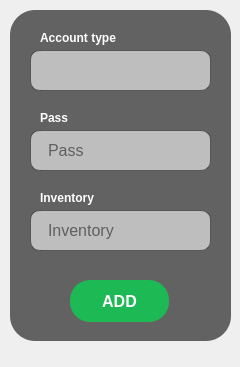
<?xml version="1.0" encoding="UTF-8"?>
<ui version="4.0">
 <class>newCard</class>
 <widget class="QMainWindow" name="newCard">
  <property name="geometry">
   <rect>
    <x>0</x>
    <y>0</y>
    <width>240</width>
    <height>367</height>
   </rect>
  </property>
  <property name="windowTitle">
   <string>MainWindow</string>
  </property>
  <widget class="QWidget" name="centralwidget">
   <widget class="QWidget" name="widget" native="true">
    <property name="geometry">
     <rect>
      <x>10</x>
      <y>10</y>
      <width>221</width>
      <height>331</height>
     </rect>
    </property>
    <property name="styleSheet">
     <string notr="true">QWidget {
    background-color: rgba(0, 0, 0, 150);
border-radius: 25px;
}
</string>
    </property>
    <widget class="QPushButton" name="pushButton_2">
     <property name="geometry">
      <rect>
       <x>60</x>
       <y>270</y>
       <width>99</width>
       <height>42</height>
      </rect>
     </property>
     <property name="sizePolicy">
      <sizepolicy hsizetype="Fixed" vsizetype="Fixed">
       <horstretch>0</horstretch>
       <verstretch>0</verstretch>
      </sizepolicy>
     </property>
     <property name="styleSheet">
      <string notr="true">QPushButton {
    background-color: #1DB954;
    color: white;
    border: none;
    border-radius: 20px;
    padding: 10px 20px;
    font-size: 16px;
    font-weight: bold;
    box-shadow: 0 4px 10px rgba(0, 0, 0, 0.1);
    transition: background-color 0.3s ease;
}

QPushButton:hover {
    background-color: #A90707;
}

QPushButton:pressed {
    background-color: #0b6623;
}
</string>
     </property>
     <property name="text">
      <string>ADD</string>
     </property>
    </widget>
    <widget class="QComboBox" name="type_2">
     <property name="geometry">
      <rect>
       <x>20</x>
       <y>40</y>
       <width>181</width>
       <height>41</height>
      </rect>
     </property>
     <property name="styleSheet">
      <string notr="true">/* Base style for QComboBox */
QComboBox {
    padding: 10px 10px; /* Adds internal padding for a comfortable text area */
    font-size: 16px; /* Sets the font size of the text */
    border-radius: 10px; /* Rounds the corners of the QComboBox */
    border: 0.5px solid rgba(0, 0, 0, 100); /* Sets an initial transparent border */
    background-color: rgba(255, 255, 255, 150); /* Sets the background color to white */
    background-clip: padding-box; /* Ensures background color stays within padding */
    background-origin: padding-box; /* Ensures background origin starts within padding */
    box-shadow: 0 4px 10px rgba(0, 0, 0, 0.1); /* Adds a subtle shadow for a floating effect */
    selection-background-color: rgba(255, 255, 255, 200); /* Sets selection background color */
    transition: all 0.3s ease; /* Smooth transition for all properties */
}

/* Style for QComboBox when it is dropped down */
QComboBox::drop-down {
    border: none; /* No border for the drop-down arrow */
}

/* Style for QComboBox when it is focused */
QComboBox:focus {
    border: 3px solid #ffffff; /* Changes border color to light blue on focus */
    box-shadow: 0 4px 10px rgba(0, 191, 255, 0.3); /* Enhances shadow to give a glowing effect on focus */
    background-color: rgba(255, 255, 255, 200); /* Changes background color to a very light blue on focus */
}

/* Style for the placeholder text inside QComboBox */
QComboBox::placeholder {
    color: #aaa; /* Sets the placeholder text color to light gray */
    opacity: 0.8; /* Makes the placeholder text slightly transparent */
    /* Center-align the placeholder text */
    text-align: center;
    /* Vertically center the placeholder text */
    padding-top: 6px;
}

/* Center the drop-down arrow */
QComboBox::down-arrow {
    image: url(path_to_down_arrow_icon.png); /* Customize down arrow icon */
    width: 20px; /* Width of the down arrow icon */
    height: 20px; /* Height of the down arrow icon */
    subcontrol-origin: padding; /* Position the arrow relative to the padding */
    subcontrol-position: center right; /* Position the arrow at the center right */
}

/* Style for the QComboBox dropdown menu */
QComboBox QAbstractItemView {
    color: white; /* Set text color to white */
    background-color: rgba(0, 0, 0, 100); /* Set background color to black */
    border: 1px solid #fff; /* Set border to a white solid line */
    border-radius: 0; /* Ensure border radius is 0 for square corners */
}
QComboBox::placeholder {
    color: #aaa; /* Sets the placeholder text color to light gray */
    opacity: 0.8; /* Makes the placeholder text slightly transparent */
}</string>
     </property>
     <property name="editable">
      <bool>false</bool>
     </property>
     <property name="currentText">
      <string/>
     </property>
     <property name="currentIndex">
      <number>-1</number>
     </property>
     <property name="placeholderText">
      <string/>
     </property>
    </widget>
    <widget class="QLabel" name="label_10">
     <property name="geometry">
      <rect>
       <x>30</x>
       <y>20</y>
       <width>281</width>
       <height>16</height>
      </rect>
     </property>
     <property name="styleSheet">
      <string notr="true">QLabel {
    background: transparent; /* Makes the background transparent */
    color: #ffffff; /* Sets the text color */
    font-size: 12px; /* Sets the font size */
    font-weight: bold; /* Makes the font bold */
    text-shadow: 1px 1px 2px rgba(0, 0, 0, 0.1); /* Adds a subtle shadow to the text */
    border: none; /* Ensures there is no border */
}
</string>
     </property>
     <property name="text">
      <string>Account type</string>
     </property>
    </widget>
    <widget class="QLineEdit" name="Password">
     <property name="geometry">
      <rect>
       <x>20</x>
       <y>120</y>
       <width>181</width>
       <height>41</height>
      </rect>
     </property>
     <property name="sizePolicy">
      <sizepolicy hsizetype="Expanding" vsizetype="Expanding">
       <horstretch>0</horstretch>
       <verstretch>0</verstretch>
      </sizepolicy>
     </property>
     <property name="styleSheet">
      <string notr="true">/* Base style for QLineEdit */
QLineEdit {
    padding: 10px 15px; /* Adds internal padding for a comfortable text area */
    font-size: 16px; /* Sets the font size of the text */
    border-radius: 10px; /* Rounds the corners of the QLineEdit */
    border: 0.5px solid rgba(0, 0, 0, 100); /* Sets an initial transparent border */
    background-color: rgba(255, 255, 255, 150); /* Sets the background color to white */
    background-clip: padding-box; /* Ensures background color stays within padding */
    background-origin: padding-box; /* Ensures background origin starts within padding */
    box-shadow: 0 4px 10px rgba(0, 0, 0, 0.1); /* Adds a subtle shadow for a floating effect */
    transition: all 0.3s ease; /* Smooth transition for all properties */
}

/* Style for QLineEdit when it is focused */
QLineEdit:focus {
    border: 3px solid #ffffff; /* Changes border color to light blue on focus */
    box-shadow: 0 4px 10px rgba(0, 191, 255, 0.3); /* Enhances shadow to give a glowing effect on focus */
    background-color: rgba(255, 255, 255, 200); /* Changes background color to a very light blue on focus */
}

/* Style for the placeholder text inside QLineEdit */
QLineEdit::placeholder {
    color: #aaa; /* Sets the placeholder text color to light gray */
    opacity: 0.8; /* Makes the placeholder text slightly transparent */
}
</string>
     </property>
     <property name="text">
      <string/>
     </property>
     <property name="placeholderText">
      <string>Pass</string>
     </property>
    </widget>
    <widget class="QLabel" name="label_19">
     <property name="geometry">
      <rect>
       <x>30</x>
       <y>100</y>
       <width>281</width>
       <height>16</height>
      </rect>
     </property>
     <property name="styleSheet">
      <string notr="true">QLabel {
    background: transparent; /* Makes the background transparent */
    color: #ffffff; /* Sets the text color */
    font-size: 12px; /* Sets the font size */
    font-weight: bold; /* Makes the font bold */
    text-shadow: 1px 1px 2px rgba(0, 0, 0, 0.1); /* Adds a subtle shadow to the text */
    border: none; /* Ensures there is no border */
}
</string>
     </property>
     <property name="text">
      <string>Pass</string>
     </property>
    </widget>
    <widget class="QLabel" name="label_20">
     <property name="geometry">
      <rect>
       <x>30</x>
       <y>180</y>
       <width>281</width>
       <height>16</height>
      </rect>
     </property>
     <property name="styleSheet">
      <string notr="true">QLabel {
    background: transparent; /* Makes the background transparent */
    color: #ffffff; /* Sets the text color */
    font-size: 12px; /* Sets the font size */
    font-weight: bold; /* Makes the font bold */
    text-shadow: 1px 1px 2px rgba(0, 0, 0, 0.1); /* Adds a subtle shadow to the text */
    border: none; /* Ensures there is no border */
}
</string>
     </property>
     <property name="text">
      <string>Inventory</string>
     </property>
    </widget>
    <widget class="QLineEdit" name="inventory">
     <property name="geometry">
      <rect>
       <x>20</x>
       <y>200</y>
       <width>181</width>
       <height>41</height>
      </rect>
     </property>
     <property name="sizePolicy">
      <sizepolicy hsizetype="Expanding" vsizetype="Expanding">
       <horstretch>0</horstretch>
       <verstretch>0</verstretch>
      </sizepolicy>
     </property>
     <property name="styleSheet">
      <string notr="true">/* Base style for QLineEdit */
QLineEdit {
    padding: 10px 15px; /* Adds internal padding for a comfortable text area */
    font-size: 16px; /* Sets the font size of the text */
    border-radius: 10px; /* Rounds the corners of the QLineEdit */
    border: 0.5px solid rgba(0, 0, 0, 100); /* Sets an initial transparent border */
    background-color: rgba(255, 255, 255, 150); /* Sets the background color to white */
    background-clip: padding-box; /* Ensures background color stays within padding */
    background-origin: padding-box; /* Ensures background origin starts within padding */
    box-shadow: 0 4px 10px rgba(0, 0, 0, 0.1); /* Adds a subtle shadow for a floating effect */
    transition: all 0.3s ease; /* Smooth transition for all properties */
}

/* Style for QLineEdit when it is focused */
QLineEdit:focus {
    border: 3px solid #ffffff; /* Changes border color to light blue on focus */
    box-shadow: 0 4px 10px rgba(0, 191, 255, 0.3); /* Enhances shadow to give a glowing effect on focus */
    background-color: rgba(255, 255, 255, 200); /* Changes background color to a very light blue on focus */
}

/* Style for the placeholder text inside QLineEdit */
QLineEdit::placeholder {
    color: #aaa; /* Sets the placeholder text color to light gray */
    opacity: 0.8; /* Makes the placeholder text slightly transparent */
}
</string>
     </property>
     <property name="text">
      <string/>
     </property>
     <property name="placeholderText">
      <string>Inventory</string>
     </property>
    </widget>
   </widget>
  </widget>
  <widget class="QMenuBar" name="menubar">
   <property name="geometry">
    <rect>
     <x>0</x>
     <y>0</y>
     <width>240</width>
     <height>17</height>
    </rect>
   </property>
  </widget>
 </widget>
 <resources/>
 <connections/>
</ui>
